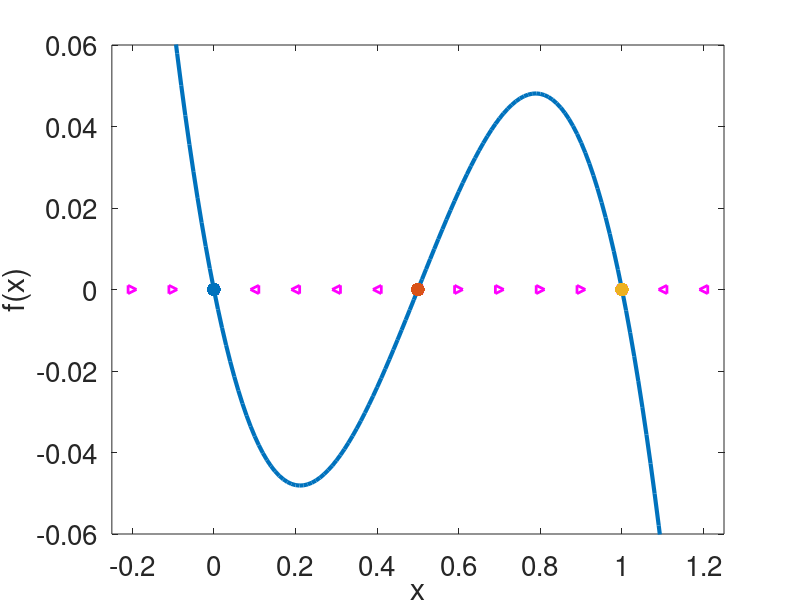
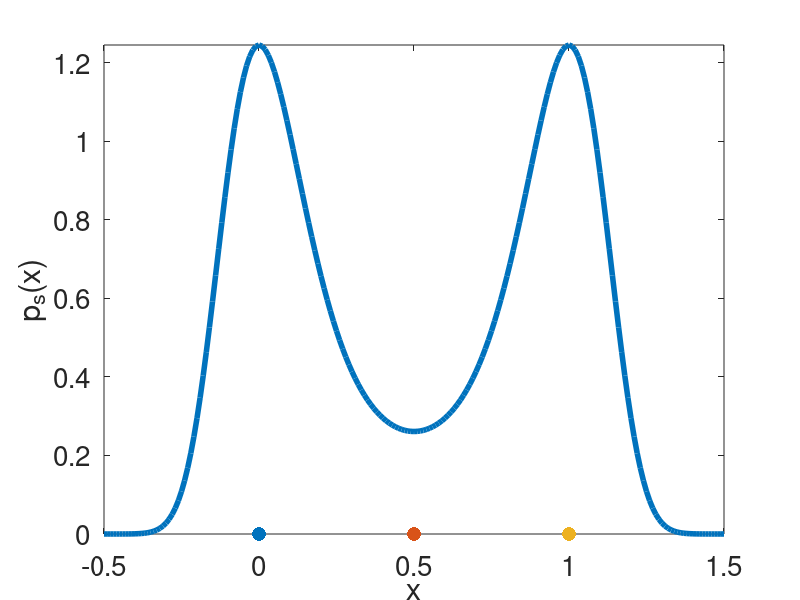
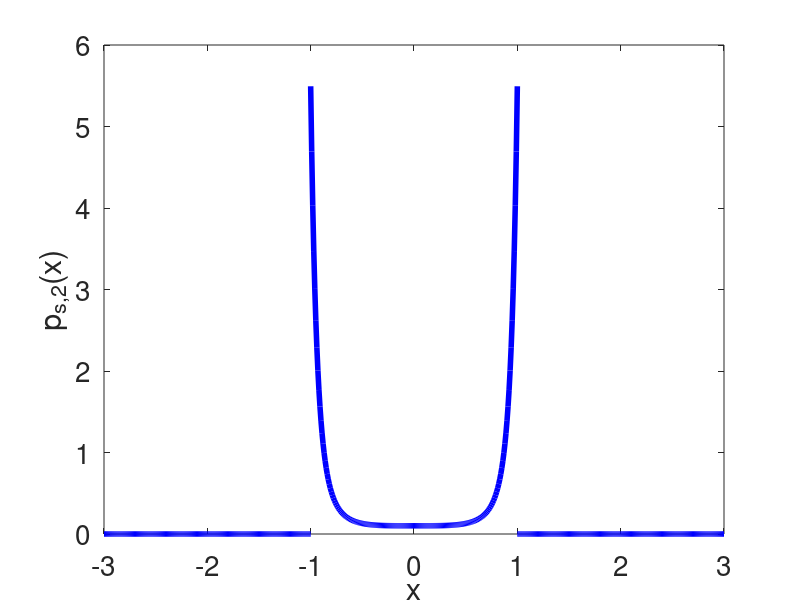

Write MATLAB code to recreate these figures, in order. (Note: this script raises an error after producing the figures.)
set(0,'defaultaxesfontsize', 20);
%% Plot the deterministic direction field for part (a)
x = -0.25:0.01:1.25;
f = -x.*(x-0.5).*(x-1);
figure;
plot(x,f,'LineWidth',3);
xlabel('x');
ylabel('f(x)');
hold on;
tempX = -0.2:0.1:0;
plot(tempX,zeros(1,length(tempX)),'>m','LineWidth',2); 
tempX = 0:0.1:0.5;
plot(tempX,zeros(1,length(tempX)),'<m','LineWidth',2); 
tempX = 0.5:0.1:1;
plot(tempX,zeros(1,length(tempX)),'>m','LineWidth',2); 
tempX = 1:0.1:1.2;
plot(tempX,zeros(1,length(tempX)),'<m','LineWidth',2); 
scatter(0,0,100,'red','filled');
scatter(0.5,0,100,'black','filled');
scatter(1,0,100,'red','filled');
ylim([-0.06 0.06]);
xlim([-0.25 1.25]);

%% Plot the stationary distribution for part (b)
x = -0.5:0.01:1.5;
ps = exp( -25*x.^2 + 50*x.^3 -25*x.^4 );
ps = ps./trapz(x,ps);
figure;
plot(x,ps,'LineWidth',4);
xlabel('x');
ylabel('p_s(x)','Interpreter','tex');
axis tight;
hold on;
scatter(0,0,100,'red','filled');
scatter(0.5,0,100,'black','filled');
scatter(1,0,100,'red','filled');

%% Plot the stationary distribution for part (c)
x = -1:0.01:1;
ps = exp(4*x.^4);
ps = ps./trapz(x,ps);
figure;
plot(x,ps,'b','LineWidth',4);
xlabel('x');
ylabel('p_{s,2}(x)','Interpreter','tex');
hold on;
x2 = -3:0.01:-1;
plot(x2,zeros(1,length(x2)),'b','LineWidth',4);
x2 = 1:0.01:3;
plot(x2,zeros(1,length(x2)),'b','LineWidth',4);
xline(1,'--b','LineWidth',2)
xline(-1,'--b','LineWidth',2)
axis tight;

%%
x = -1:0.01:1;
ps = exp(4*x.^4);
ps = ps./trapz(x,ps);
figure;
plot(x,ps,'b','LineWidth',4);
xlabel('x');
ylabel('p_{s,3}(x)','Interpreter','tex');
hold on;
x2 = -3:0.01:-1;
plot(x2,ps,'b','LineWidth',4);
x2 = 1:0.01:3;
plot(x2,ps,'b','LineWidth',4);
axis tight;

%% Problem Class 5, Q1 (b)
x = 0:0.01:1;
delta = 0.1;
beta = 0.75;
phi = 0.75;
omega = 0.2;
plot(x,delta-beta*x+phi*x.^2);
hold on;
G1 = (beta+sqrt(beta^2 - 4*delta*phi))/(2*phi);
G2 = (beta-sqrt(beta^2 - 4*delta*phi))/(2*phi);
scatter(G1,0,'filled');
scatter(G2,0,'filled');

T1 = (omega*(1-G1))/(delta+phi*G1*G1+omega);
T2 = (omega*(1-G2))/(delta+phi*G2*G2+omega);

J_10 = [0 delta+phi-beta; -omega -delta-phi-omega];

J_G1_T1 = [2*phi*G1*T1-beta*T1 delta+phi*G1^2-beta*G1; -2*phi*G1*T1-omega -delta-phi*G1^2-omega];
J_G2_T2 = [2*phi*G2*T2-beta*T2 delta+phi*G2^2-beta*G2; -2*phi*G2*T2-omega -delta-phi*G2^2-omega];